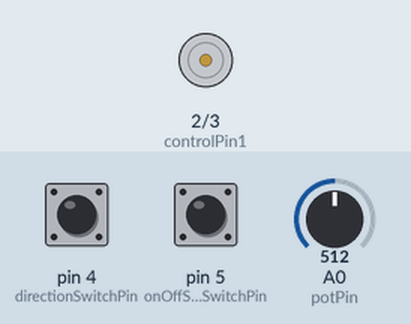
This sketch was run on a simulated Arduino Uno, built with avr-gcc and run on an emulated ATmega328P. Shown: motor-driver pin pairs drawn as motors (green arrow = first pin HIGH = forward, orange = second pin HIGH = backward, longer = more drive, scaled by the enable pin). The inputs (shaded band) are chosen by the test bench; at power-on: pin 5 (onOffSwitchStateSwitchPin) LOW, A0 (potPin) = 512, pin 4 (directionSwitchPin) LOW. What the sketch prints to the serial monitor is not drawn.

Above: at 1.2 s.
1.3 s: pin 5 (onOffSwitchStateSwitchPin) pulled HIGH for 0.15 s
At 2.0 s:
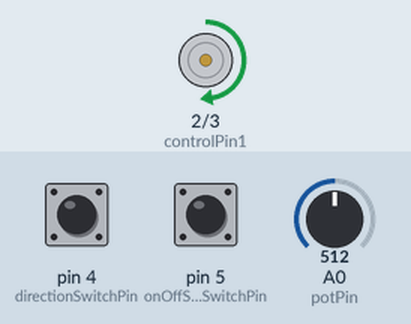
2.9 s: A0 (potPin) set to 716
At 3.2 s:
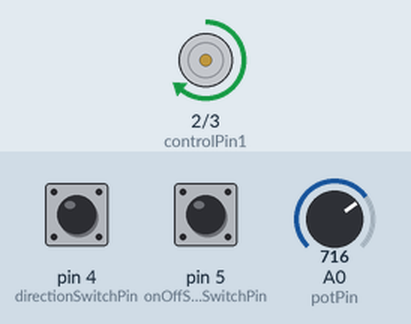
4.4 s: pin 4 (directionSwitchPin) pulled HIGH for 0.15 s
At 5.5 s:
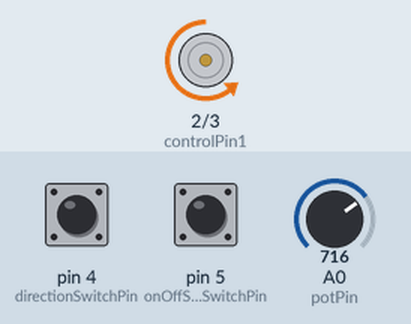
6.0 s: A0 (potPin) set to 900
At 6.7 s:
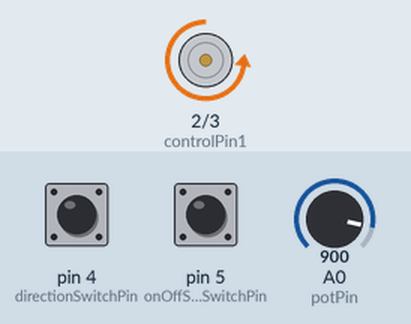
7.5 s: pin 4 (directionSwitchPin) pulled HIGH for 1 s
At 7.9 s:
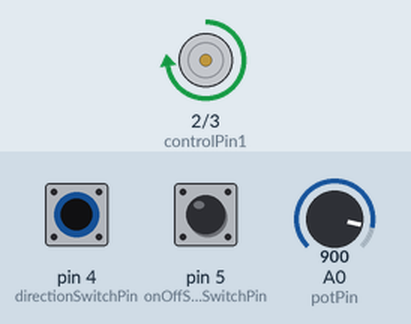
10.0 s: A0 (potPin) set to 122
At 11.0 s:
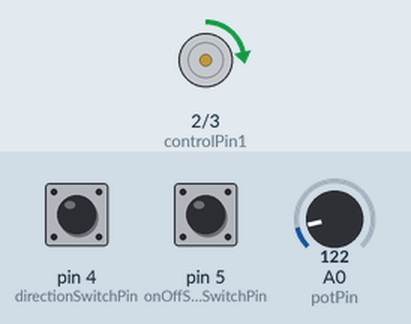
Timing chart, 0 to 12.5 s (numbered marks = the images above; inputs shaded):
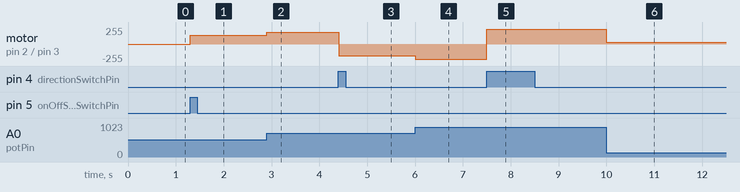

Measured:
- after the input at 1.3 s, motor on pin 2 (controlPin1) / pin 3 (controlPin2): stopped → forward 128/255 at once
- after the input at 2.9 s, motor on pin 2 (controlPin1) / pin 3 (controlPin2): forward 128/255 → forward 179/255 at once
- after the input at 4.4 s, motor on pin 2 (controlPin1) / pin 3 (controlPin2): forward 179/255 → backward 179/255 at once
- after the input at 6.0 s, motor on pin 2 (controlPin1) / pin 3 (controlPin2): backward 179/255 → backward 225/255 at once
- after the input at 7.5 s, motor on pin 2 (controlPin1) / pin 3 (controlPin2): backward 225/255 → forward 225/255 at once
- after the input at 10.0 s, motor on pin 2 (controlPin1) / pin 3 (controlPin2): forward 225/255 → forward 30/255 at once

The sketch:

proj_10_spinning_motor_with_direction_and_speed.ino
```cpp
const int controlPin1 = 2;
    const int controlPin2 = 3;
    const int enablePin = 9;
    const int directionSwitchPin = 4;
    const int onOffSwitchStateSwitchPin = 5;
    const int potPin = A0;
    int onOffSwitchState = 0;
    int previousOnOffSwitchState = 0;
    int directionSwitchState = 0;
    int previousDirectionSwitchState = 0;

    int motorEnabled = 0;
    int motorSpeed = 0;
    int motorDirection = 1;

    void setup() {
      Serial.begin(9600);
      pinMode(directionSwitchPin,INPUT);
      pinMode(onOffSwitchStateSwitchPin,INPUT);
      pinMode(controlPin1,OUTPUT);
      pinMode(controlPin2,OUTPUT);
      pinMode(enablePin,OUTPUT);


      digitalWrite(enablePin,LOW);
    }

    void loop() {
      onOffSwitchState = digitalRead(onOffSwitchStateSwitchPin);
      Serial.print("\n");
      Serial.print(onOffSwitchState);
      delay(1);
      directionSwitchState = digitalRead(directionSwitchPin);
      motorSpeed = analogRead(potPin)/4;

      if(onOffSwitchState != previousOnOffSwitchState){
        if(onOffSwitchState == HIGH){
          motorEnabled = !motorEnabled;
        }
      }
      if (directionSwitchState != previousDirectionSwitchState) { // analagous to OnOffSwitchState
        if (directionSwitchState == HIGH) {
          motorDirection = !motorDirection;
        }
      }
      if(motorDirection == 1){
        digitalWrite(controlPin1, HIGH);
        digitalWrite(controlPin2, LOW);
      }
      else {
        digitalWrite(controlPin1, LOW);
        digitalWrite(controlPin2, HIGH);
      }

      if(motorEnabled == 1) {
        analogWrite(enablePin, motorSpeed);
      }
      else {
        analogWrite(enablePin, 0);
      }

      previousDirectionSwitchState = directionSwitchState;
      previousOnOffSwitchState = onOffSwitchState;
    }
```
